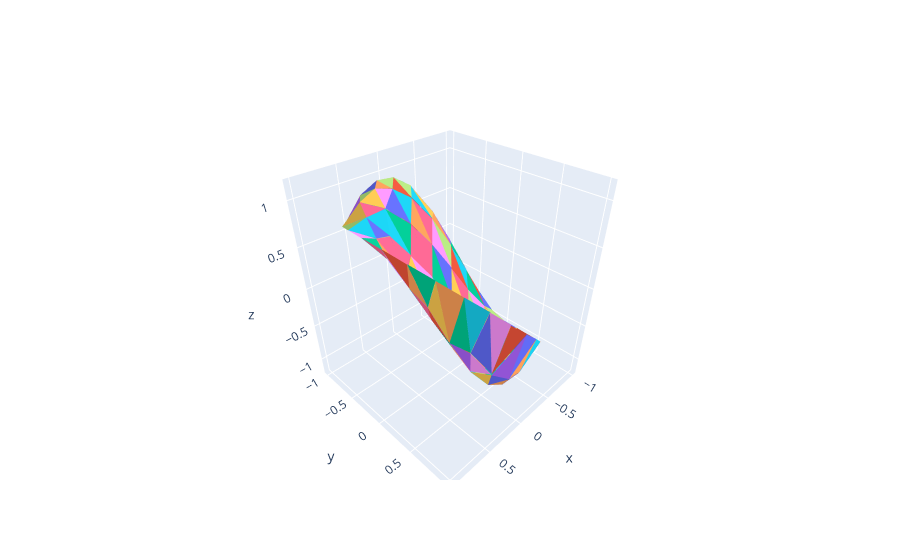

Write notebook code for a chart like this one.
### Code cell
# EXTENSIVE
plot_data = [
    plotly.graph_objects.Mesh3d(
                                x=gx, 
                                y=gy,
                                z=gz, 
                                )
        for gx, gy, gz in zip(
                                global_x.reshape(-1, gridx.shape[0]), 
                                global_y.reshape(-1, gridx.shape[0]), 
                                global_z.reshape(-1, gridx.shape[0])
                              )
    ]
fig = plotly.graph_objects.Figure(data=plot_data)
fig.update_layout()
